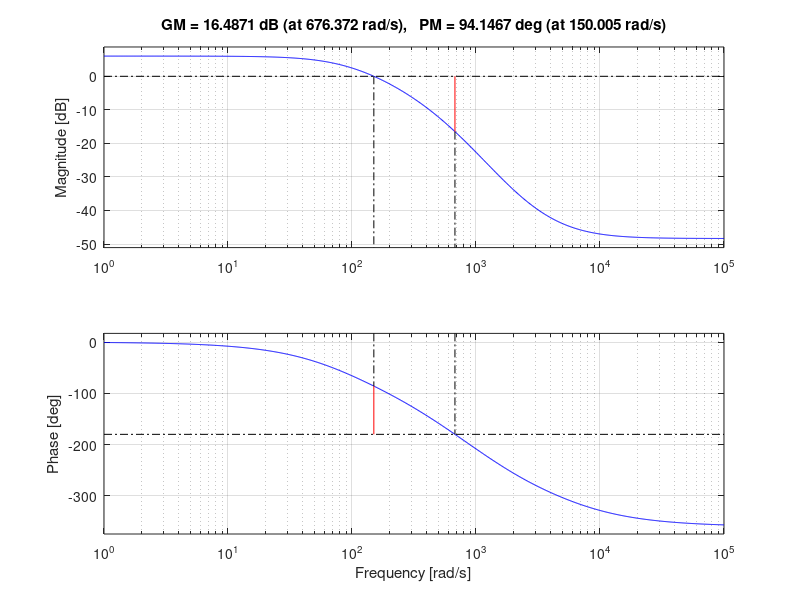
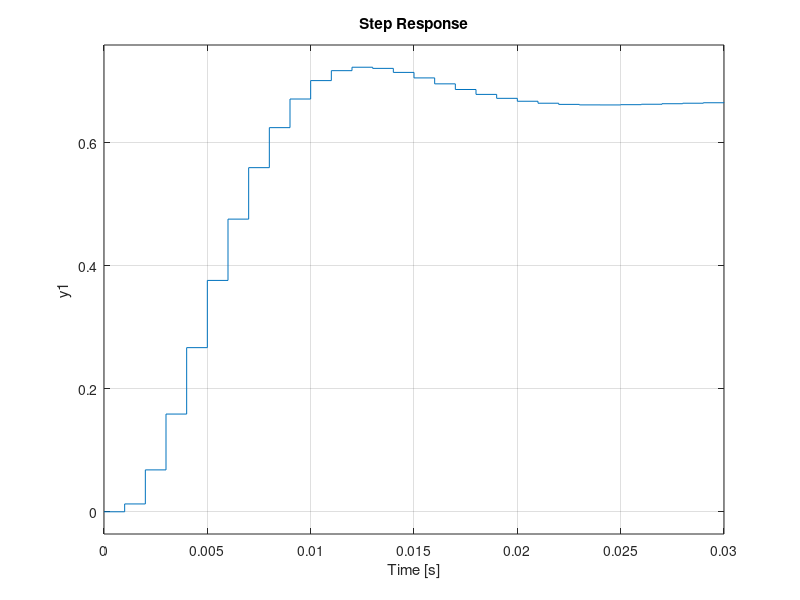
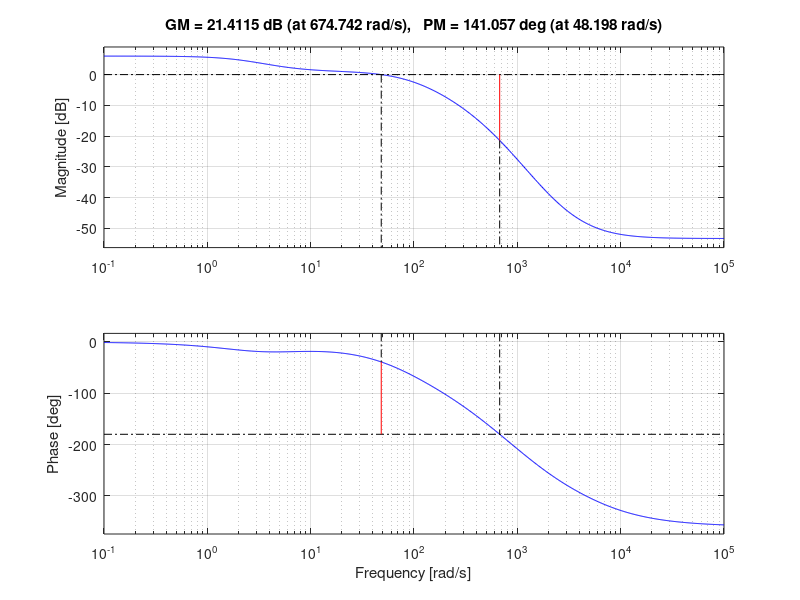

Write MATLAB code to recreate these figures, in order. (Note: this script raises an error after producing the figures.)
%this code designs the degital system to make the Lead Controller.
clc
clear
close all

%define the motor system from control lab
s = tf('s');
Gp = 2.388E5/(0.002*s^3+3.765*s^2+1621*s+1.194E5);
Ts = 0.001; %1k Hz sampling frequency
sysD = c2d(Gp, Ts, 'ZOH') %convert to digital system 

%find the w transform
K = 1; %let's simplify and go with a K=1 for now
sysw = d2c(K*sysD, 'tustin') %this is actually the w transform.
bode(sysw)
margin(sysw)
grid on

%uncompensated step response
sysD_cl = feedback(K*sysD, 1)
sys_cl = feedback(K*Gp, 1);
%step response of uncompensated system
figure
step(sysD_cl)
grid on

%from hand calculation in notebook
a = 0.5649;
T = 0.37581;
w = tf('s');
Gc_w = (1+a*T*w)/(1+T*w)
figure
bode(Gc_w*K*sysw)
margin(Gc_w*K*sysw)
grid on

z = tf('z');
temp = (2/Ts)*(z-1)/(z+1);
LagController = (1+0.2123*temp)/(1+0.3758*temp)
sysControlledDigital_cl = feedback(LagController*K*sysD,1)
%step response of compensated system
figure
step(sysControlledDigital_cl)
grid on

%% comparing the theoretical response with the model response controller gain 1
path = "D:\Github\Control-Labs\MicrocontrollerLab\Lab5\CSV_step_response_1.csv";
data = csvread(path, 2, 0);
raw_t_step = data(:,1);
raw_tach_step = data(:,2);
raw_control_signal_step = data(:,3);
% quick plot the raw data
% figure
% plot(raw_t_step, raw_tach_step, '.')
% hold on
% plot(raw_t_step, raw_control_signal_step, '.')
% title('Raw data of step response')
% legend('Tachometer', 'Control signal')
% 
% path = "D:\Github\Control-Labs\MicrocontrollerLab\Lab5\CSV_ramp_response_1.csv";
% data = csvread(path, 2, 0);
% raw_t_ramp = data(:,1);
% raw_tach_ramp = data(:,2);
% raw_control_signal_ramp = data(:,3);
% % quick plot the raw ramp response data
% figure
% plot(raw_t_ramp, raw_tach_ramp, '.')
% hold on
% plot(raw_t_ramp, raw_control_signal_ramp, '.')
% title('Raw data of ramp response')
% legend('Tachometer', 'Control signal')

%% plot the theoretical response and the raw data for step response
%scale and adjust the raw data to show only step response
% temp = raw_t_step - 0.1975; %need to shift the data 
% idx = find(temp>0);
% t_scaled = temp(idx);
% tach_scaled = raw_tach_step(idx);
% tach_scaled = tach_scaled/5; %normalize to the theoretical response
% [y, t] = step(sysD_cl);
% figure
% plot(t_scaled, tach_scaled, '-o')
% hold on
% plot(t, y, 'd')
% grid on
% 
% %plot the difference between raw and theoretical
% t_scaled = t_scaled(1:length(t));
% tach_scaled = tach_scaled(1:length(t));
% figure
% plot(t_scaled, tach_scaled-y, 'd')
% title('Difference between theoretical and experimental')
%% plot the theoretical response and raw data for ramp response
%scale and adjust the raw data to show only ramp response
% idx = find(raw_t_ramp>0 & raw_t_ramp<0.4);
% t_scaled_ramp = raw_t_ramp(idx);
% tach_scaled_ramp = raw_tach_ramp(idx);
% tach_scaled_ramp = tach_scaled_ramp+1;
% t = linspace(0, 0.4, 0.2/Ts);
% ramp_input = t;
% y = lsim(sys_cl, ramp_input, t, 'zoh');
% figure
% plot(t, y, 'd')
% hold on
% plot(t_scaled_ramp, tach_scaled_ramp, 'o') 

%% plot the theoretical Lag controller data and experimental lag control data
path = "D:\Github\Control-Labs\MicrocontrollerLab\Lab5\CSV_Lag_Controller_1.csv";
data = csvread(path, 2, 0);
raw_t_lag = data(:,1);
raw_tach_lag = data(:,2);
%plot raw data
figure
plot(raw_t_lag, raw_tach_lag, 'd')
%shift and normalize data
idx = find(raw_t_lag>0.195 & raw_t_lag<0.39);
t_lag = raw_t_lag(idx);
t_lag = t_lag - 0.195;
tach_lag = raw_tach_lag(idx);
tach_lag = tach_lag/5;
[y, t] = step(sysControlledDigital_cl);
figure
plot(t_lag, tach_lag, 'd')
hold on
plot(t, y, 'o')
grid on
title('Comparing response of theoretical and experimental lag controller implementation')
